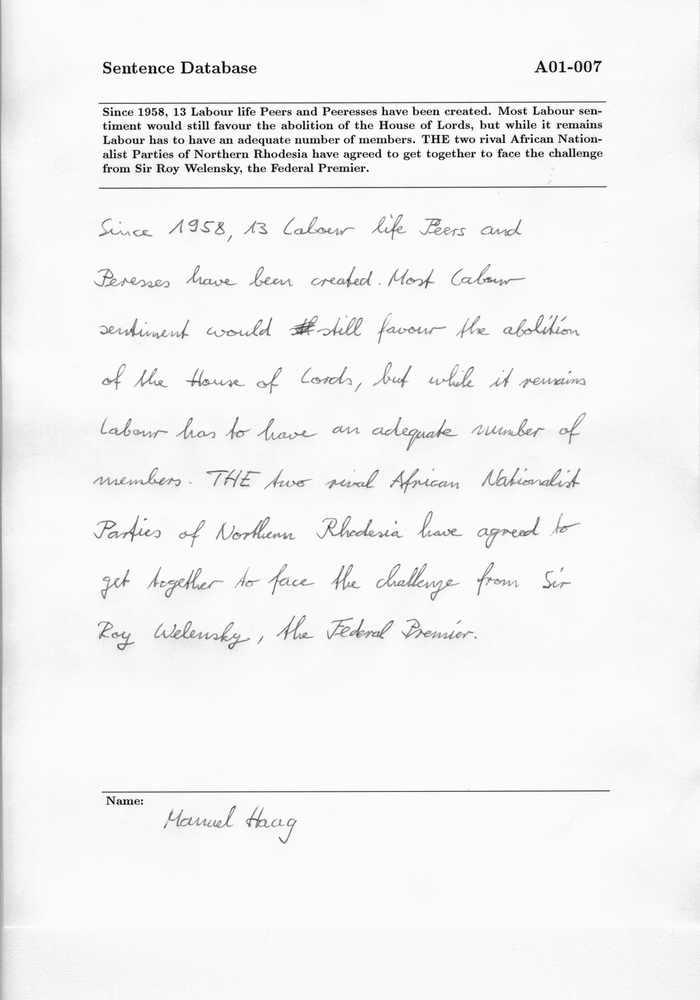
#> input picture Test Images/a01-007.png, 700 x 1000 px, shrunk from 2479 x 3542 before the run, found by its file name
$ python extractor.py
#> lines starting #> are read from the running program, lines starting #| are printed output that depends on the picture; after the words box and inside, x2 and y2 are one past the last pixel; in counts of white or black regions, pixels touching at a corner belong together
#> in start, img is the input picture: shape (1000, 700, 3); min 0, max 255, mean 243.8
import cv2
import numpy as np
import math

# Features to be extracted
BASELINE_ANGLE = 0.0
TOP_MARGIN = 0.0
LETTER_SIZE = 0.0
LINE_SPACING = 0.0
WORD_SPACING = 0.0
PEN_PRESSURE = 0.0
SLANT_ANGLE = 0.0

# Function for bilateral filtering.
def bilateralFilter(image, d):
#> called with d = 3
    image = cv2.bilateralFilter(image,d, 50, 50)
    return image

# Function for median filtering.
def medianFliter(image, d):
    image = cv2.medianBlur(image, d)
    return image

# Function for Inverted binary threshold.
def threshold(image, d):
#> called with d = 120
    image = cv2.cvtColor(image, cv2.COLOR_BGR2GRAY)
#> image: shape (1000, 700)
    ret, image = cv2.threshold(image, d, 255, cv2.THRESH_BINARY_INV)
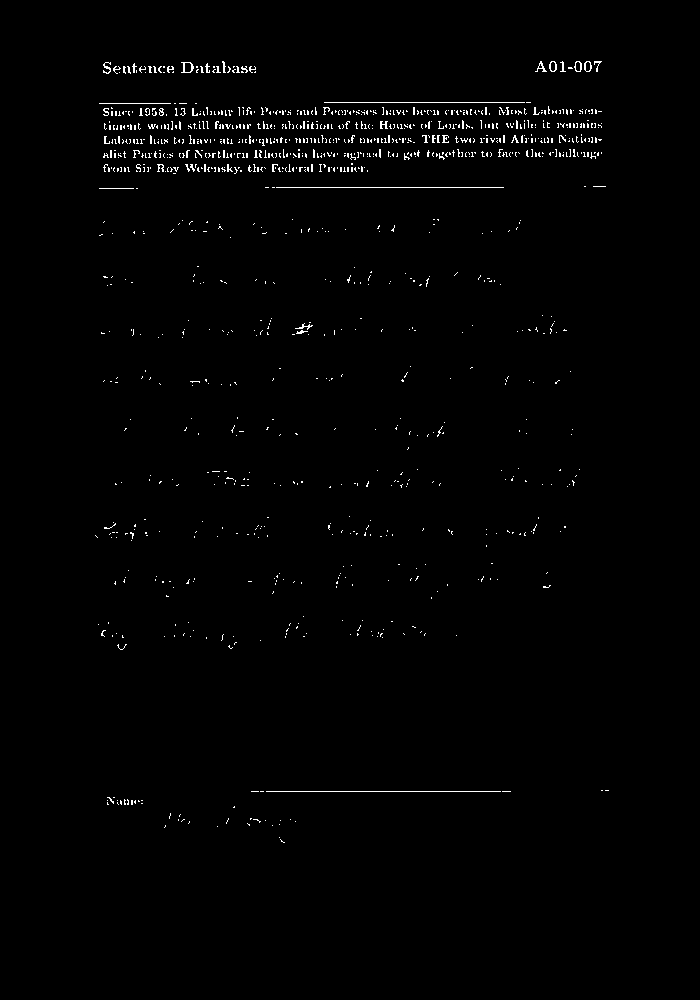
#> image: shape (1000, 700); 1% white in thin lines or dots, all inside (x1, y1, x2, y2) = (95, 61, 609, 843)
#> ret = 120
    return image

# Function for dilation of objects in the image.
def dilate(image, Ksize):
#> called with Ksize = (5, 100)
    kernel = np.ones(Ksize, np.uint8)
    image = cv2.dilate(image, kernel, iterations = 1)
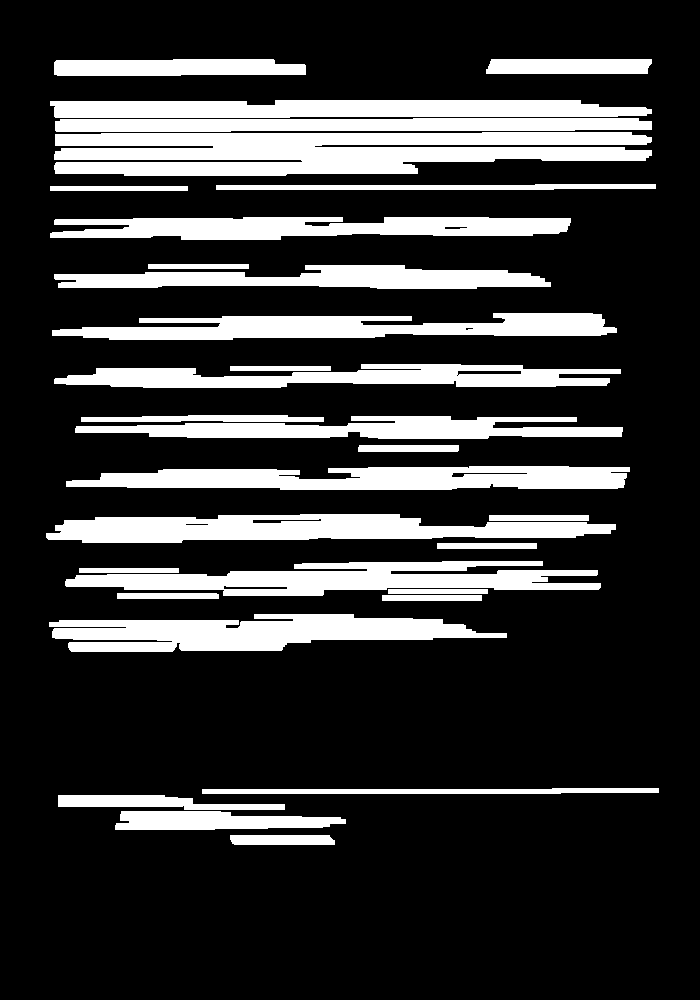
#> image: shape (1000, 700); 21.2% white; 30 white regions
    return image

# Function for erosion of objects in the image.
# [15 lines left out: functions erode, horizontalProjection, not called in this run]

# Function to calculate vertical projection of the image pixel columns and return it.
def verticalProjection(img):
    # Return a list containing the sum of the pixels in each column
    (h, w) = img.shape[:2]
    sumCols = []
    for j in range(w):
        col = img[0:h, j:j+1] # y1:y2, x1:x2
        sumCols.append(np.sum(col))
    return sumCols

# Function for finding contours and straightening them horizontally.
# Straightened lines will give better result with horizontal projections.
def straighten(image):
    global BASELINE_ANGLE

    angle = 0.0
    angle_sum = 0.0
    contour_count = 0.0

    positive_angle_sum = 0.0
    negative_angle_sum = 0.0
    positive_count = 0.0
    negative_count = 0.0

    # Apply bilateral filter
    filtered = bilateralFilter(image, 3)
    # cv2.imshow('filtered',filtered)

    # Convert to grayscale and binarize the image by INVERTED binary thresholding
    thresh = threshold(filtered, 120)
    # cv2.imshow('thresh', thresh)

    # Dilate the handwritten lines in image with a suitable kernel for contour operation
    dilated = dilate(thresh, (5, 100))
    # cv2.imshow('dilated', dilated)

    ctrs,im2 = cv2.findContours(dilated.copy(), cv2.RETR_EXTERNAL, cv2.CHAIN_APPROX_SIMPLE)
#> ctrs = 30 contours; largest, box (x1, y1, x2, y2) and area: (54, 132, 652, 176) 18767, (46, 514, 616, 543) 10876, (49, 614, 507, 652) 10483, (65, 561, 601, 596) 10048, (66, 466, 630, 490) 9894; im2 = 30 rows, first 6: [1, -1, -1, -1], [2, 0, -1, -1], [3, 1, -1, -1], [4, 2, -1, -1], [5, 3, -1, -1], [6, 4, -1, -1]

    for i, ctr in enumerate(ctrs):
        x, y, w, h = cv2.boundingRect(ctr)

        # We can be sure the contour is not a line if height > width or height is < 20 pixels.
        # Here 20 is arbitary.
        if h>w or h<20:
            continue

        # We extract the region of interest/ contour to be straightened.
        roi = image[y:y+h, x:x+w]
        #rows, cols = ctr.shape[:2]

        # If the length of the line is less than half the document width, especially for the last line,
        # ignore because it may yeild inacurate baseline angle which subsequently affects proceeding features.
        if w < image.shape[1]/2:
            roi = 255
            image[y:y+h, x:x+w] = roi
            continue

        # minAreaRect is necessary for straightening
        rect = cv2.minAreaRect(ctr)
        center = rect[0]
        angle = rect[2]
        # print("original: "+str(i)+" "+str(angle))

        # I actually gave a thought to this but hard to remember anyway
        if angle < -45.0:
            angle += 90.0
        # print("+90"+str(i)+" "+str(angle))

        rot = cv2.getRotationMatrix2D(((x+w)/2, (y+h)/2), angle, 1)

        # extract = cv2.warpAffine(roi, rot, (w,h), borderMode=cv2.BORDER_TRANSPARENT)
        extract = cv2.warpAffine(roi, rot, (w,h), borderMode = cv2.BORDER_CONSTANT, borderValue=(255,255,255))

        # Image is overwritten with the straightened contour
        image[y:y+h, x:x+w] = extract

        # print(angle)
        angle_sum += angle
        contour_count += 1

        # mean angle of the contours (not lines) is found
        mean_angle = angle_sum / contour_count
        BASELINE_ANGLE = mean_angle
        print("Average baseline angle: "+str(mean_angle))
        # cv2.imshow("straightend",image)
        return image
#> this loop made 5 passes
#> (x, y, w, h) on passes 1 to 4: (230, 835, 105, 10), (115, 811, 231, 19), (58, 795, 227, 15), (202, 788, 457, 6)
#> (printed output is left out)
#> image: shape (1000, 700, 3)
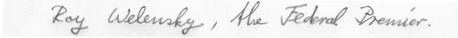
#> roi: shape (38, 458, 3); min 85, max 255, mean 237.7
#> after the loop, angle_sum = -0.526; contour_count = 1

def extractLines(img):

    global TOP_MARGIN
    global LETTER_SIZE
    global LINE_SPACING

    ## (1) read
    # img = cv2.imread("C:\\Users\Harsh\Desktop\Projects\Handwriting-Analysis-using-Machine-Learning\Test Images/a01-000u.png")
    # img = cv2.resize(img, (1280,720))
    gray = cv2.cvtColor(img, cv2.COLOR_BGR2GRAY)
#     gray = gray[int(img.shape[0]/5.5):int(img.shape[0]/1.27), 0:img.shape[1]]

    ## (2) threshold
    th, threshed = cv2.threshold(gray, 127, 255, cv2.THRESH_BINARY_INV|cv2.THRESH_OTSU)
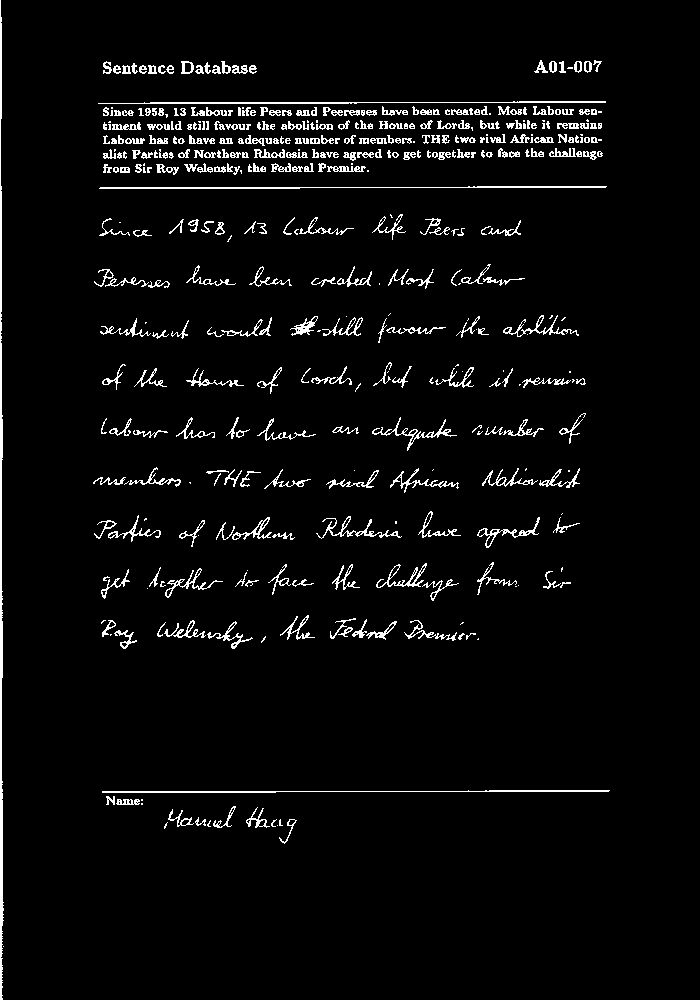
#> threshed: shape (1000, 700); 4% white in thin lines or dots, all inside (x1, y1, x2, y2) = (0, 0, 610, 1000)
#> th = 192

    ## (3) minAreaRect on the nozeros
    pts = cv2.findNonZero(threshed)
#> pts = contour of 27751 points, box (x1, y1, x2, y2) (0, 0, 610, 1000), area 98288
#> (the rest of the program and of its run is left out)
